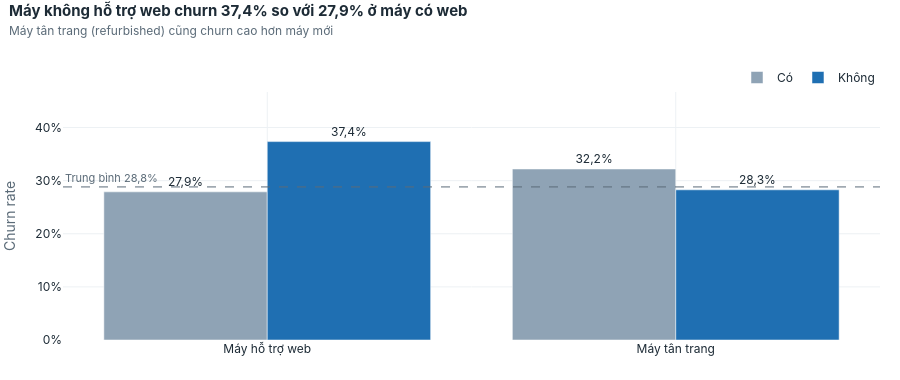

The cell this chart's notebook holds for it:
### Markdown cell above
### C09 — Máy không hỗ trợ web hoặc máy tân trang có churn cao hơn?

### Code cell
show("C09_dac_diem_thiet_bi")

### Figure 1 — Plotly figure (JSON) as saved in the notebook; plotly's stock layout.template omitted (floating-point values rounded to 4 significant figures)
{"data": [{"customdata": [["46.046", "12.843", "27,9%"], ["7.091", "2.283", "32,2%"]], "hovertemplate": "<b>%{x}: Có</b><br>Khách: %{customdata[0]}<br>Churn: %{customdata[1]}<br>Churn rate: %{customdata[2]}<extra></extra>", "marker": {"color": "#8FA3B5"}, "name": "Có", "text": ["27,9%", "32,2%"], "textposition": "outside", "type": "bar", "x": ["Máy hỗ trợ web", "Máy tân trang"], "y": [0.2789, 0.322]}, {"customdata": [["5.001", "1.868", "37,4%"], ["43.956", "12.428", "28,3%"]], "hovertemplate": "<b>%{x}: Không</b><br>Khách: %{customdata[0]}<br>Churn: %{customdata[1]}<br>Churn rate: %{customdata[2]}<extra></extra>", "marker": {"color": "#1F6FB2"}, "name": "Không", "text": ["37,4%", "28,3%"], "textposition": "outside", "type": "bar", "x": ["Máy hỗ trợ web", "Máy tân trang"], "y": [0.3735, 0.2827]}], "layout": {"annotations": [{"font": {"color": "#5B6B78", "size": 11}, "showarrow": false, "text": "Trung bình 28,8%", "x": 0, "xanchor": "left", "xref": "x domain", "y": 0.2882, "yanchor": "bottom", "yref": "y"}], "barmode": "group", "font": {"color": "#1D2B36", "family": "Inter, Segoe UI, Arial, sans-serif", "size": 12}, "height": 380, "hoverlabel": {"bgcolor": "white", "font": {"color": "#1D2B36", "family": "Inter, Segoe UI, Arial, sans-serif"}}, "legend": {"orientation": "h", "title": {}, "x": 1, "xanchor": "right", "y": 1.0, "yanchor": "bottom"}, "margin": {"b": 40, "l": 10, "r": 20, "t": 92}, "paper_bgcolor": "white", "plot_bgcolor": "white", "separators": ",.", "shapes": [{"line": {"color": "#5B6B78", "dash": "dash", "width": 1}, "type": "line", "x0": 0, "x1": 1, "xref": "x domain", "y0": 0.2882, "y1": 0.2882, "yref": "y"}], "title": {"font": {"color": "#1D2B36", "size": 15}, "pad": {"t": 8}, "text": "<b>Máy không hỗ trợ web churn 37,4% so với 27,9% ở máy có web</b><br><span style='font-size:12px;color:#5B6B78'>Máy tân trang (refurbished) cũng churn cao hơn máy mới</span>", "x": 0.01, "xanchor": "left", "y": 0.98, "yanchor": "top"}, "xaxis": {"automargin": true, "gridcolor": "#EDF1F4", "title": {"font": {"color": "#5B6B78"}}, "zeroline": false}, "yaxis": {"automargin": true, "gridcolor": "#EDF1F4", "range": [0, 0.4669], "tickformat": ".0%", "title": {"font": {"color": "#5B6B78"}, "text": "Churn rate"}, "zeroline": false}}}
